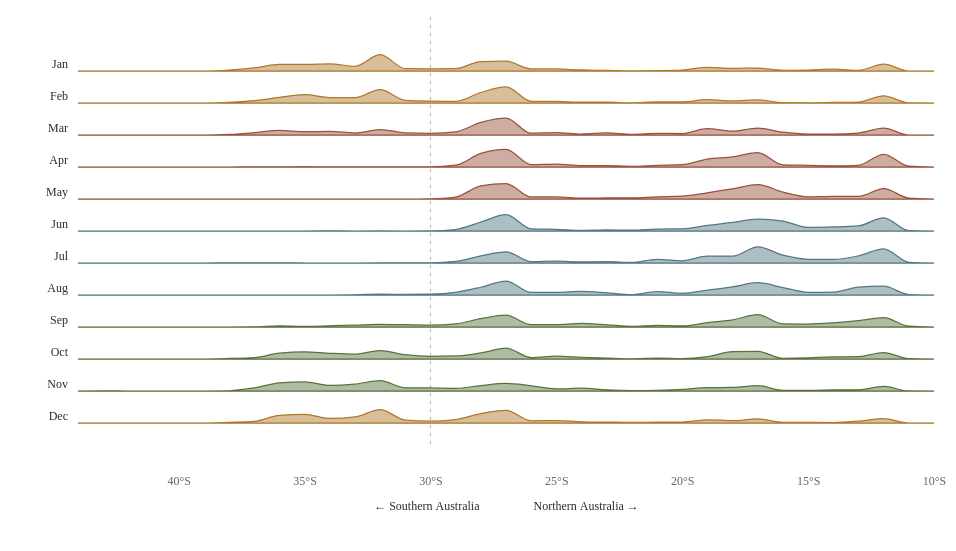

Source (Vega-Lite JSON):
### Vega specification from a JSON file in a GitHub repository (floating-point values rounded to 4 significant figures; data arrays with more than 128 entries replaced by an {"elided": "..."} marker saying what was removed)
{"$schema": "https://vega.github.io/schema/vega/v5.json", "width": 856, "height": 450, "padding": {"left": 46, "right": 10, "top": 16, "bottom": 40}, "background": "transparent", "autosize": {"type": "pad", "contains": "padding"}, "config": {"text": {"font": "Bricolage Grotesque", "fill": "#292e27"}, "axis": {"labelFont": "Bricolage Grotesque", "titleFont": "Bricolage Grotesque", "labelFontSize": 12, "titleFontSize": 12, "titleFontWeight": 500, "labelColor": "#60665c", "titleColor": "#292e27", "domain": false, "ticks": false, "gridColor": "#e0dccf", "gridOpacity": 0.75, "labelPadding": 8, "titlePadding": 14}, "legend": {"labelFont": "Bricolage Grotesque", "titleFont": "Bricolage Grotesque", "labelFontSize": 11, "titleFontSize": 11, "titleFontWeight": 500, "labelColor": "#60665c", "titleColor": "#292e27", "gradientThickness": 9, "gradientLength": 130, "padding": 8}}, "description": "Monthly latitude distributions of rainbow bee-eater records. Each ridge is normalised to that month’s bee-eater records, at one-degree latitude bins. Peaks show where records concentrate, not a bird’s flight path.", "data": [{"name": "ridges", "values": {"elided": "420 records"}}, {"name": "months", "values": [{"month": 1, "label": "Jan", "season": "Summer", "count": 2655, "medianLatitude": -30, "southOf30": 1343, "southShare": 0.5058}, {"month": 2, "label": "Feb", "season": "Summer", "count": 2045, "medianLatitude": -28, "southOf30": 943, "southShare": 0.4611}, {"month": 3, "label": "Mar", "season": "Autumn", "count": 2367, "medianLatitude": -27, "southOf30": 607, "southShare": 0.2564}, {"month": 4, "label": "Apr", "season": "Autumn", "count": 2196, "medianLatitude": -19, "southOf30": 29, "southShare": 0.01321}, {"month": 5, "label": "May", "season": "Autumn", "count": 2469, "medianLatitude": -18, "southOf30": 6, "southShare": 0.00243}, {"month": 6, "label": "Jun", "season": "Winter", "count": 3254, "medianLatitude": -18, "southOf30": 5, "southShare": 0.001537}, {"month": 7, "label": "Jul", "season": "Winter", "count": 3653, "medianLatitude": -17, "southOf30": 9, "southShare": 0.002464}, {"month": 8, "label": "Aug", "season": "Winter", "count": 3757, "medianLatitude": -18, "southOf30": 96, "southShare": 0.02555}, {"month": 9, "label": "Sep", "season": "Spring", "count": 3724, "medianLatitude": -19, "southOf30": 444, "southShare": 0.1192}, {"month": 10, "label": "Oct", "season": "Spring", "count": 5620, "medianLatitude": -28, "southOf30": 2307, "southShare": 0.4105}, {"month": 11, "label": "Nov", "season": "Spring", "count": 3567, "medianLatitude": -30, "southOf30": 1784, "southShare": 0.5001}, {"month": 12, "label": "Dec", "season": "Summer", "count": 2392, "medianLatitude": -29, "southOf30": 1139, "southShare": 0.4762}]}], "scales": [{"name": "x", "type": "linear", "domain": [-44, -10], "range": "width", "nice": false, "zero": false}, {"name": "season", "type": "ordinal", "domain": ["Summer", "Autumn", "Winter", "Spring"], "range": ["#b0782c", "#98523e", "#557784", "#58723e"]}], "axes": [{"orient": "bottom", "scale": "x", "values": [-40, -35, -30, -25, -20, -15, -10], "title": "← Southern Australia                  Northern Australia →", "encode": {"labels": {"update": {"text": {"signal": "abs(datum.value)+'°S'"}}}}}], "marks": [{"type": "rule", "encode": {"enter": {"x": {"scale": "x", "value": -30}, "y": {"value": 0}, "y2": {"value": 430}, "stroke": {"value": "#60665c"}, "strokeDash": {"value": [3, 5]}, "strokeOpacity": {"value": 0.5}}}}, {"type": "group", "from": {"facet": {"name": "series", "data": "ridges", "groupby": ["month", "season"]}}, "encode": {"enter": {"y": {"signal": "(datum.month-1)*32+22"}, "height": {"value": 32}, "width": {"signal": "width"}}}, "marks": [{"type": "rule", "encode": {"enter": {"x": {"value": 0}, "x2": {"signal": "width"}, "y": {"value": 32}, "stroke": {"value": "#d5d0c1"}, "strokeWidth": {"value": 0.6}}}}, {"type": "area", "from": {"data": "series"}, "sort": {"field": "datum.latitude"}, "encode": {"enter": {"x": {"scale": "x", "field": "latitude"}, "y": {"signal": "32-datum.share*99.2"}, "y2": {"value": 32}, "fill": {"scale": "season", "field": "season"}, "fillOpacity": {"value": 0.48}, "stroke": {"scale": "season", "field": "season"}, "strokeWidth": {"value": 1.25}, "interpolate": {"value": "monotone"}}}}, {"type": "symbol", "from": {"data": "series"}, "encode": {"enter": {"x": {"scale": "x", "field": "latitude"}, "y": {"signal": "32-datum.share*99.2"}, "size": {"value": 90}, "fill": {"value": "transparent"}, "tooltip": {"signal": "{'Month':datum.label,'Latitude':abs(datum.latitude)+'°S','Bee-eater records':format(datum.count,','),'Share of month':format(datum.share,'.1%')}"}}}}]}, {"type": "text", "from": {"data": "months"}, "encode": {"enter": {"x": {"value": -10}, "y": {"signal": "(datum.month-1)*32+51"}, "text": {"field": "label"}, "align": {"value": "right"}, "fontSize": {"value": 12}}}}]}
